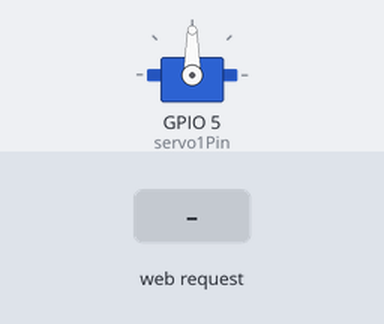
A sketch run on a simulated ESP32. On the bench: servo. The inputs (shaded band) are chosen by the test bench. WiFi joins after 1.5 s; servers stay silent unless stated; what the sketch prints to the serial monitor is not drawn.

Above: at 2.7 s.
2.8 s: HTTP request GET /c received
At 3.2 s:
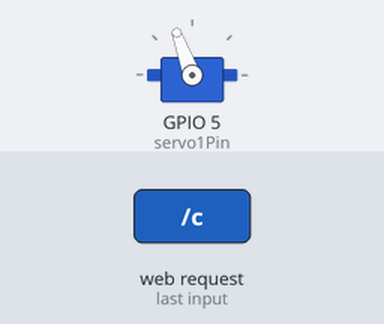
4.3 s: HTTP request GET /s received
At 5.5 s:
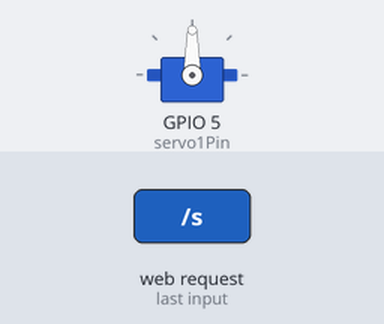
Timing chart, 0 to 7.3 s (numbered marks = the images above; inputs shaded):
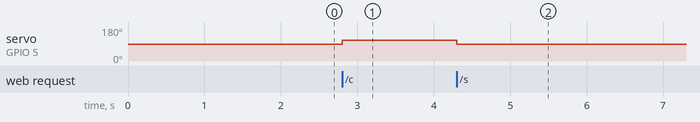

Measured:
- after the input at 2.8 s, servo on GPIO 5 (servo1Pin): 90° → 110° at once
- after the input at 4.3 s, servo on GPIO 5 (servo1Pin): 110° → 90° at once

The sketch:

WebServer.ino
```cpp
#include <WiFi.h>
#include <WebServer.h>
#include <ESP32Servo.h>
#include <ESPmDNS.h>

const char* ssid = "your_ssid";
const char* pass = "your_pass";
const char* mdns_name = "esp32pp";
int c_angle = 110;
int servo1Pin = 5;

#define MODE_NONE 0
#define MODE_STRAIGHT 1
#define MODE_CURVE 2

Servo servo1;
WebServer server(80);

void showHTML(int mode) {
  String html;

  html = "<!DOCTYPE html>";
  html += "<html>";
  html += "<head>";
  html += "<meta charset=\"utf-8\">";
  html += "<meta name=\"viewport\" content=\"width=device-width, initial-scale=1\">";
  html += "<title>ポイント制御</title>";
  html += "</head>";
  html += "<body>";
  if (mode == MODE_STRAIGHT) {
    html += "<p>直進に切り替えました</p>";
  }
  if (mode == MODE_CURVE) {
    html += "<p>分岐に切り替えました</p>";
  }
  html += "<ul>";
  html += "<li><a href=\"/s\">直進</a></li>";
  html += "<li><a href=\"/c\">分岐</a></li>";
  html += "</ul>";
  html += "</body>";
  html += "</html>";
  // HTMLを出力する
  server.send(200, "text/html", html);
}

void handleRoot() {
  showHTML(MODE_NONE);
}

void handleStraight() {
  servo1.write(90);
  showHTML(MODE_STRAIGHT);
}

void handleCurve() {
  servo1.write(c_angle);
  showHTML(MODE_CURVE);
}

void handleNotFound(void) {
  server.send(404, "text/plain", "Not Found");
}
void setup() {
  // シリアルポートの初期化
  Serial.begin(115200);
  // アクセスポイントに接続
  WiFi.begin(ssid, pass);
  while (WiFi.status() != WL_CONNECTED) {
    delay(500);
  }
  // ESP32のIPアドレスを出力
  Serial.println("WiFi Connected.");
  Serial.print("IP = ");
  Serial.println(WiFi.localIP());
  // mDNSの設定
  if (!MDNS.begin(mdns_name)) {
    Serial.println("mDNS failed.");
    while(1);
  }
  // サーボモーターの初期化
  servo1.setPeriodHertz(50);
  servo1.attach(servo1Pin, 500, 2500);
  servo1.write(90);
  // 処理するアドレスを定義
  server.on("/", handleRoot);
  server.on("/s", handleStraight);
  server.on("/c", handleCurve);
  server.onNotFound(handleNotFound);
  // Webサーバーを起動
  server.begin();
}

void loop() {
  server.handleClient();
}
```
